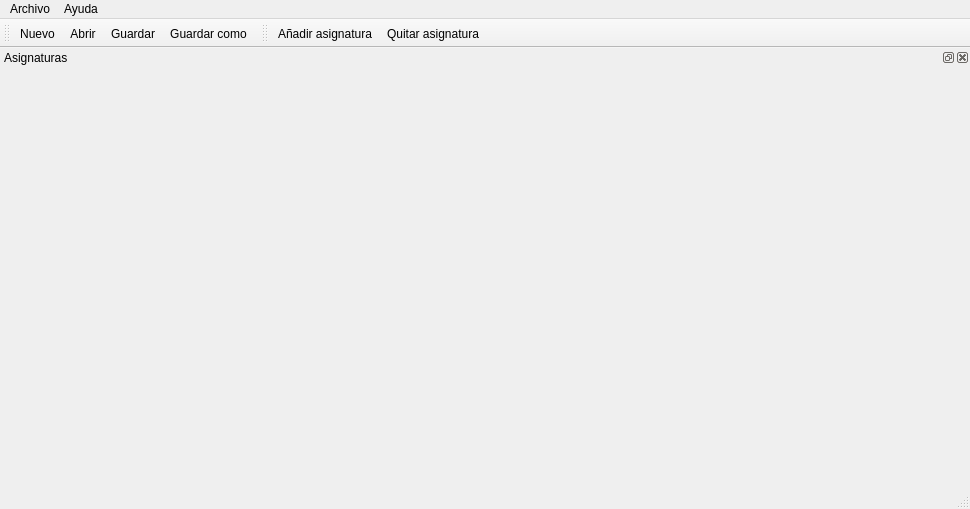
<?xml version="1.0" encoding="UTF-8"?>
<ui version="4.0">
 <class>MainWindow</class>
 <widget class="QMainWindow" name="MainWindow">
  <property name="geometry">
   <rect>
    <x>0</x>
    <y>0</y>
    <width>970</width>
    <height>509</height>
   </rect>
  </property>
  <property name="windowTitle">
   <string>Vista Qt</string>
  </property>
  <widget class="QTabWidget" name="tabWidget"/>
  <widget class="QDockWidget" name="dockWidgetAsignaturas">
   <property name="sizePolicy">
    <sizepolicy hsizetype="Preferred" vsizetype="Preferred">
     <horstretch>0</horstretch>
     <verstretch>0</verstretch>
    </sizepolicy>
   </property>
   <property name="windowTitle">
    <string>Asignaturas</string>
   </property>
   <attribute name="dockWidgetArea">
    <number>1</number>
   </attribute>
   <widget class="VistaQtAsignaturas" name="vistaQtAsignaturas">
    <property name="sizePolicy">
     <sizepolicy hsizetype="Expanding" vsizetype="Expanding">
      <horstretch>0</horstretch>
      <verstretch>0</verstretch>
     </sizepolicy>
    </property>
    <property name="autoScrollMargin" stdset="0">
     <number>16</number>
    </property>
   </widget>
  </widget>
  <widget class="QMenuBar" name="menuBar">
   <property name="geometry">
    <rect>
     <x>0</x>
     <y>0</y>
     <width>970</width>
     <height>25</height>
    </rect>
   </property>
   <widget class="QMenu" name="menuArchivo">
    <property name="title">
     <string>Archivo</string>
    </property>
    <addaction name="actionNuevo"/>
    <addaction name="actionAbrir"/>
    <addaction name="actionGuardar"/>
    <addaction name="actionGuardarComo"/>
    <addaction name="separator"/>
    <addaction name="actionSalir"/>
   </widget>
   <widget class="QMenu" name="menuAyuda">
    <property name="title">
     <string>Ayuda</string>
    </property>
    <addaction name="actionAcercaDe"/>
   </widget>
   <addaction name="menuArchivo"/>
   <addaction name="menuAyuda"/>
  </widget>
  <widget class="QToolBar" name="toolBarArchivo">
   <property name="windowTitle">
    <string>File</string>
   </property>
   <attribute name="toolBarArea">
    <enum>TopToolBarArea</enum>
   </attribute>
   <attribute name="toolBarBreak">
    <bool>false</bool>
   </attribute>
   <addaction name="actionNuevo"/>
   <addaction name="actionAbrir"/>
   <addaction name="actionGuardar"/>
   <addaction name="actionGuardarComo"/>
  </widget>
  <widget class="QToolBar" name="toolBarAsignaturas">
   <property name="windowTitle">
    <string>Asignaturas</string>
   </property>
   <property name="toolButtonStyle">
    <enum>Qt::ToolButtonTextBesideIcon</enum>
   </property>
   <attribute name="toolBarArea">
    <enum>TopToolBarArea</enum>
   </attribute>
   <attribute name="toolBarBreak">
    <bool>false</bool>
   </attribute>
   <addaction name="actionAnadir"/>
   <addaction name="actionQuitar"/>
  </widget>
  <widget class="QStatusBar" name="statusBar"/>
  <action name="actionNuevo">
   <property name="icon">
    <iconset resource="icons.qrc">
     <normaloff>:/icons/new.png</normaloff>:/icons/new.png</iconset>
   </property>
   <property name="text">
    <string>Nuevo</string>
   </property>
   <property name="shortcut">
    <string>Ctrl+N</string>
   </property>
  </action>
  <action name="actionAbrir">
   <property name="icon">
    <iconset resource="icons.qrc">
     <normaloff>:/icons/open.png</normaloff>:/icons/open.png</iconset>
   </property>
   <property name="text">
    <string>Abrir</string>
   </property>
   <property name="shortcut">
    <string>Ctrl+O</string>
   </property>
  </action>
  <action name="actionGuardar">
   <property name="icon">
    <iconset resource="icons.qrc">
     <normaloff>:/icons/save.png</normaloff>:/icons/save.png</iconset>
   </property>
   <property name="text">
    <string>Guardar</string>
   </property>
   <property name="shortcut">
    <string>Ctrl+S</string>
   </property>
  </action>
  <action name="actionGuardarComo">
   <property name="icon">
    <iconset resource="icons.qrc">
     <normaloff>:/icons/saveas.png</normaloff>:/icons/saveas.png</iconset>
   </property>
   <property name="text">
    <string>Guardar como</string>
   </property>
   <property name="toolTip">
    <string>Guardar como</string>
   </property>
  </action>
  <action name="actionSalir">
   <property name="icon">
    <iconset resource="icons.qrc">
     <normaloff>:/icons/exit.png</normaloff>:/icons/exit.png</iconset>
   </property>
   <property name="text">
    <string>Salir</string>
   </property>
   <property name="shortcut">
    <string>Ctrl+Q, Esc</string>
   </property>
  </action>
  <action name="actionAcercaDe">
   <property name="icon">
    <iconset resource="icons.qrc">
     <normaloff>:/icons/about.png</normaloff>:/icons/about.png</iconset>
   </property>
   <property name="text">
    <string>Acerca de</string>
   </property>
  </action>
  <action name="actionAnadir">
   <property name="icon">
    <iconset resource="icons.qrc">
     <normaloff>:/icons/add.png</normaloff>:/icons/add.png</iconset>
   </property>
   <property name="text">
    <string>Añadir asignatura</string>
   </property>
  </action>
  <action name="actionQuitar">
   <property name="icon">
    <iconset resource="icons.qrc">
     <normaloff>:/icons/remove.png</normaloff>:/icons/remove.png</iconset>
   </property>
   <property name="text">
    <string>Quitar asignatura</string>
   </property>
  </action>
 </widget>
 <layoutdefault spacing="6" margin="11"/>
 <customwidgets>
  <customwidget>
   <class>VistaQtAsignaturas</class>
   <extends>QWidget</extends>
   <header>VistaQtAsignaturas.h</header>
  </customwidget>
 </customwidgets>
 <resources>
  <include location="icons.qrc"/>
 </resources>
 <connections/>
</ui>
